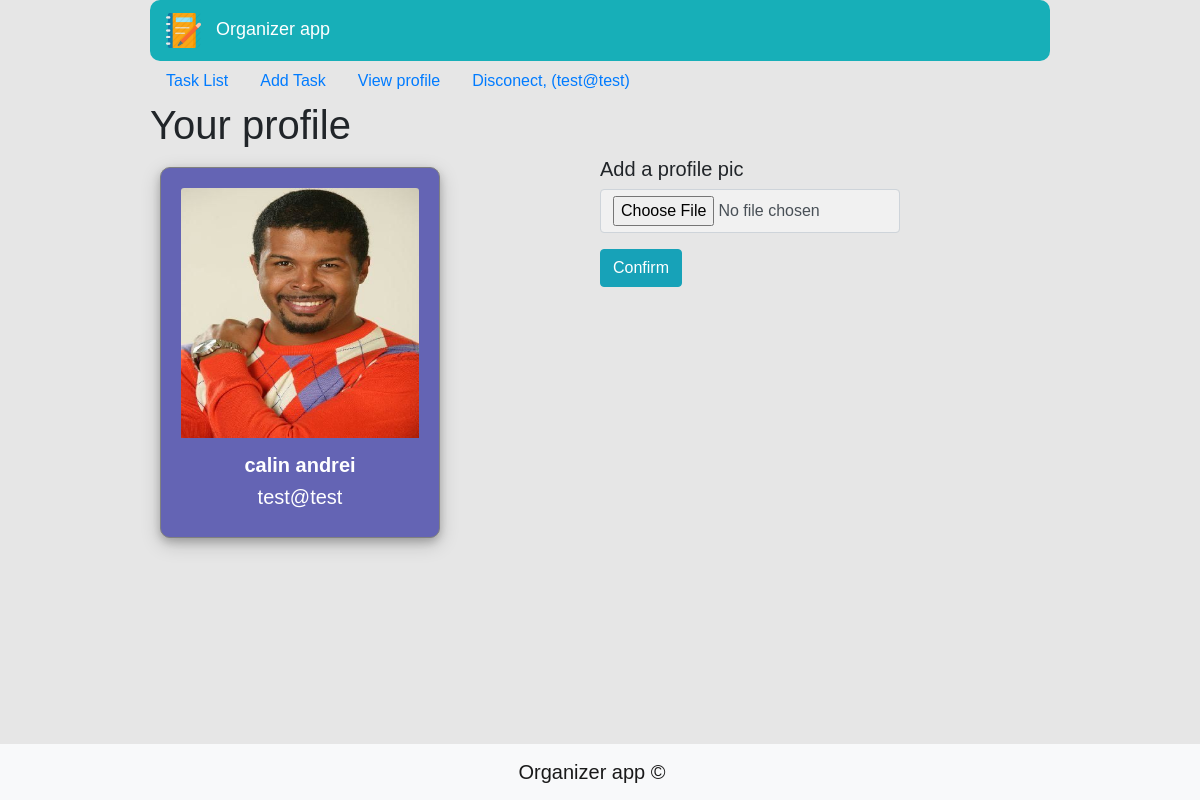
Screenshot of /index.php?page=2 (signed in) with the database file from the repository.
### tables this page shows
CREATE TABLE `utilizator` (
  `id` int(11) NOT NULL AUTO_INCREMENT,
  `nume` varchar(40) NOT NULL,
  `prenume` varchar(40) NOT NULL,
  `email` varchar(100) NOT NULL,
  `parola` text NOT NULL,
  `poza_profil` text DEFAULT NULL,
  PRIMARY KEY (`id`)
);

### functions/sql_functions.php (called while the page is built, shortened)
<?php
function connectDB($host = 'localhost',
                   $user = 'root',
                   $pass = '',
                   $db = 'organizer')
{
    $conn = new mysqli($host, $user, $pass, $db);
    return $conn;
}
function clearData($input, $link)
{
    $input = trim($input);
    $input = htmlspecialchars($input);
    $input = stripslashes($input);
    $input= $link->real_escape_string($input);
    return $input;
}
function getUserByEmail($email)
{
    $link = connectDB();
    $email = clearData($email, $link);
    $query = "SELECT * FROM utilizator WHERE email = '$email'";
    $resultSet = $link -> query($query);
    $resultArray = $resultSet -> fetch_array(MYSQLI_ASSOC);
    return $resultArray;
}

### pages/connected/viewProfile.php (the view, shortened to what this page needs)
<?php
    $profile = getUserByEmail($_SESSION['user']);
?>
<h1>Your profile</h1>
<div class="item-container">
    <div class="card-body item-card text-center">
        <div class="card-img">
            <img class="card-img-top" src="img/<?php if(isset($profile['poza_profil'])){print $profile['poza_profil'];}else{print 'default_pic.png';} ?>" alt="Imaginea nu este disponibila momentan" wdith="180px" height="250px" >
        </div>
        <div class="card-text" style='color:white;'>
            <h5><b><?php print $profile['nume'].' '.$profile['prenume']; ?></b></h5>
            <h5><?php print $profile['email'];?></h5>
        </div>
    </div>
    <form method="post"  enctype="multipart/form-data">
    <div class="mb-3">
        <h5>Add a profile pic</h5>
        <input type="file" class="form-control" id="image" name="image" style='background-color: #f1f1f1;'>
    </div>
     <button type="submit" class="btn btn-info" name="add">Confirm</button>
</form>
</div>

### css/style.css (style rules this page uses)
* { margin:0px; padding:0px; }
body { width:900px; margin:0 auto; background-color:#e6e6e6; font-family: "Computer Modern Sans", sans-serif; }
.item-container { min-height: 200px; width:100%; display:grid; grid-template-columns: 300px 300px; grid-column-gap: 150px; }
.item-card { border-radius: 10px; border-color: grey; border-width: 1px; border-style: solid; margin: 10px; box-shadow: 0 4px 8px 0 rgba(0, 0, 0, 0.2), 0 6px 20px 0 rgba(0, 0, 0, 0.19); background: #6464b4; }
.card-img { height:250px; margin-bottom: 15px; }

### rows the page displays
utilizator: poza_profil (picture), nume "calin", prenume "andrei", email "test@test"

### other values shown
$_SESSION['user'] "test@test"
